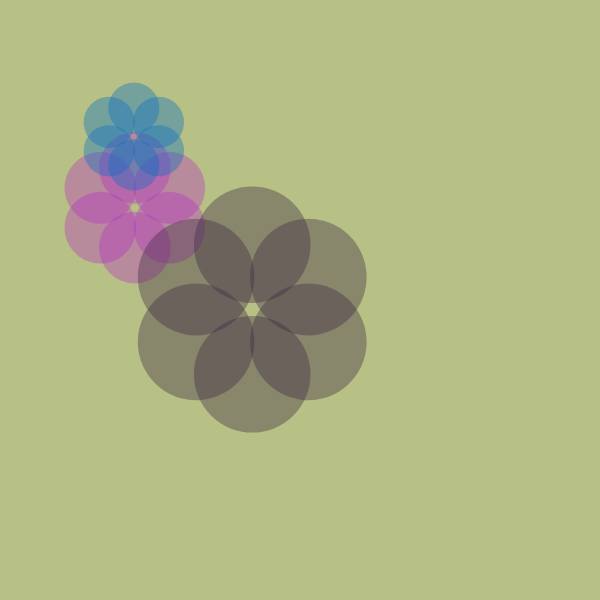
Frame 1 (no input)
Frame 60 (no input): identical to frame 1, image omitted
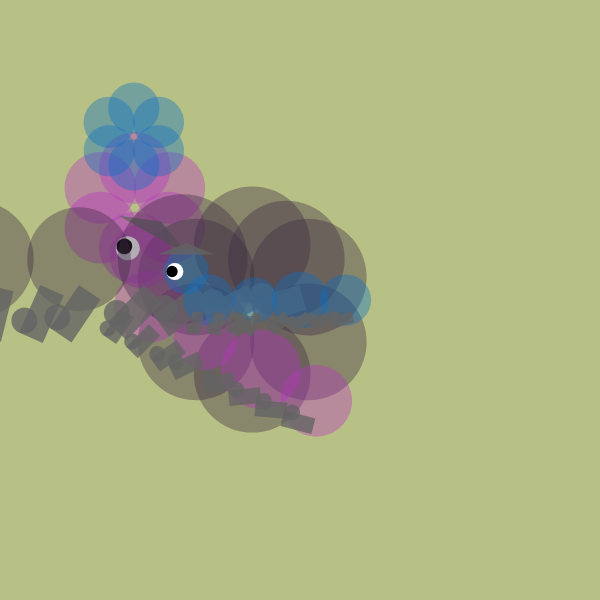
Frame 120 (the mouse pressed at the canvas centre since frame 60)

The p5.js sketch that drew these frames (run headless with seeded random() and noise() and a simulated clock; from frame 60 on, the mouse is pressed at the canvas centre):

// p5.js sketch
// ── sketch.js
let deg = 0;
let speed = [];
let degArray = [
  deg,
  deg - 10,
  deg - 20,
  deg - 30,
  deg - 40,
  deg - 50,
  deg - 60,
  deg - 70,
];
let movingX = 200;
for (i = 0; i <= 7; i += 1) {
  speed[i] = 1;
}
let creatureRotate = 0;
let creatureColor = [];
let totalAmount = 3;

let flowerX = [];
let flowerY = [];

let creatureSize = [];


function setup() {
  createCanvas(600, 600);

  for (creatureN = 0; creatureN < totalAmount; creatureN++) {
    creatureColor[creatureN] = color(
      random(255),
      random(255),
      random(255),
      100
    );

    flowerX[creatureN] = random(100, 300);
    flowerY[creatureN] = random(100, 300);

    creatureSize[creatureN] = random(0.5, 1.5);
  }

  bgColor = color(random(100, 200), random(100, 200), random(100, 200));
}

function draw() {
  background(bgColor);
  //draw flowers
  for (creatureN = 0; creatureN < totalAmount; creatureN++) {
    drawFlower(
      flowerX[creatureN],
      flowerY[creatureN],
      creatureColor[creatureN],
      creatureSize[creatureN]
    );
  }

  //draw creatures when mouse is pressed
  if (mouseIsPressed == true) {
    //rotating creature

    push();
    translate(width / 2, height / 2);
    rotate(radians(creatureRotate));
    creatureRotate = creatureRotate + 0.5;
    drawCreature(0, 100, creatureSize[0], creatureColor[0]);

    pop();

    //horizontal moving
    drawCreature(movingX, 200, creatureSize[1], creatureColor[1]);
    movingX = movingX - 1;
    if (movingX < -200) {
      movingX = 1500;
    }

    //mouseControl
    push();
    translate(mouseX, mouseY);
    drawCreature(0, 0, creatureSize[2], creatureColor[2]);
    if (mouseIsPressed == true) {
    }

    pop();

    //  push();
    // fill(bgColor);
    // rect(0, 0, 600, 600);
    // pop();
  }

  // drawCreature(width/2,height/2,1,color(0,100,0,100));
}

function drawCreature(x, y, size, creatureColor) {
  push();
  scale(size);
  push();
  translate(x, y);
  noStroke();
  fill(creatureColor);

  //the body
  circle(-80, 0, 80);
  circle(0, 0, 100);
  circle(-160, 0, 90);
  circle(80, 0, 90);

  //the head
  circle(-200, -50, 80);

  //draw the hat
  fill(100, 200);
  triangle(-200, -100, -250, -80, -150, -80);

  //draw shoes
  drawShoes(-190, 20, degArray[0]);
  drawShoes(-150, 20, degArray[1]);
  drawShoes(-110, 20, degArray[2]);
  drawShoes(-80, 20, degArray[3]);
  drawShoes(-30, 20, degArray[4]);
  drawShoes(10, 20, degArray[5]);
  drawShoes(50, 20, degArray[6]);
  drawShoes(90, 20, degArray[7]);

  for (i = 0; i <= 7; i += 1) {
    degArray[i] = degArray[i] + speed[i];
    if (degArray[i] < -90 || degArray[i] > 90) {
      speed[i] = -speed[i];
    }
  }
  //draw eyes
  fill(255);
  circle(-220, -50, 30);
  fill(0);
  circle(-225, -50, 20);

  pop();
  pop();
}

function drawShoes(upleftX, upleftY, degree) {
  push();
  translate(upleftX, upleftY);
  rotate(radians(degree));
  rect(0, 0, 20, 40);
  circle(0, 30, 20);

  pop();
}

function drawFlower(flowerX, flowerY, fColor, fSize) {
  push();
  scale(fSize);
  push();
  noStroke();
  fill(fColor);
  translate(flowerX, flowerY);
  for (let fDeg = 0; fDeg < 360; fDeg += 60) {
    push();
    rotate(radians(fDeg));
    ellipse(0, -50, 90, 90);
    pop();
  }
  pop();
  pop();
}

// ── intro.html
<!DOCTYPE html>
<html lang="en">
<head>
    <meta charset="UTF-8">
    <meta http-equiv="X-UA-Compatible" content="IE=edge">
    <meta name="viewport" content="width=device-width, initial-scale=1.0">
    <title>introduction</title>
    <link rel="stylesheet" type="text/css" href="style.css">
    <link href="https://fonts.googleapis.com/css2?family=Caveat&family=Megrim&display=swap" rel="stylesheet">
</head>
<body >
    <h1>INTRODUCTION </h1>
    <div id="introduction"><h2>My imaginative creature is a kind of worm that form its body by taking the petal of flowers. <br></br>When the mouse is clicked, the creatures will come out, with their bodies’ color and size of the circle components the same as the flowers that “bear” them. <br></br>When restarted, the colors, size, and position of the flowers will change, and those parameters of the worms will change accordingly. <br></br>The worms have three kinds of moving forms: rotating, linear moving, moving according to the mouse position. <br></br>To make the worms move in a lively way, the legs are consistently rotating, and each shoes’ rotation is slightly different from the beside legs.</p></div>
    
    <div  id="button2">
        <a  href="index.html" class="return">back to the project</a>
    </div>
 
      
  
</body>
</html>
// ── style.css



* {
  box-sizing: border-box;
}
html{
  margin: 0;
  padding: 0;
background-color:#2A8080;
}
body{
  width:700px;
  margin:0 auto;
  }

.button {
  position: fixed;
  top:40%;
  right:200px;
  font-family: 'Lucida Sans', 'Lucida Sans Regular', 'Lucida Grande', 'Lucida Sans Unicode', Geneva, Verdana, sans-serif;
  background-color:#B1D8D4;
  border: none;
  color: white;
  padding: 15px 32px;
  text-align: center;
  text-decoration: none;
  display: inline-block;
  font-size: 16px;
  margin: 4px 2px;
  cursor: pointer;
  border-radius: 15px;
}
.button:hover{
  position: fixed;
  top:40%;
  right:200px;
  font-family: 'Lucida Sans', 'Lucida Sans Regular', 'Lucida Grande', 'Lucida Sans Unicode', Geneva, Verdana, sans-serif;
  background-color:white;
  border: none;
  color:#2A8080;
  padding: 15px 32px;
  text-align: center;
  text-decoration: none;
  display: inline-block;
  font-size: 16px;
  margin: 4px 2px;
  cursor: pointer;
  border-radius: 15px;
}

#instruction{
  top:50%;
text-align: center;
position:fixed;
width: 200px;
height: 200px;
right: 200px;
border-radius: 200px;
background-color: #AFBEA7;
padding-top: 50px;

}


#introduction{
width:600px;
margin:0 auto;
}


/* div: hover{
background-color:white;
} */


body{
width:700px;
margin:0 auto;
}


.top{
margin:5px;
padding:0px;
width:500px;
margin: 0 auto;
}




h1{
  margin-bottom: 0;
  padding: 0%;
  border:0px;
  font-size:70px;
  font-weight: bold;
  color: white;
  text-align: center;
  font-family: 'Megrim', cursive;

}
h2{
  color:white;
  font-family: 'Caveat', cursive;
  text-align: center;
  font-size: 25px;
}

h3{
  font-size:20px;
  color: white;
  text-align:right;
  font-family: 'Megrim', cursive;
}

p{
  font-family: 'Lucida Sans', 'Lucida Sans Regular', 'Lucida Grande', 'Lucida Sans Unicode', Geneva, Verdana, sans-serif;
  color: aliceblue;
  font-size: 20px;
}

#myContainer{
  margin: 0 auto;
  /* position:absolute; */
  left: 200px;
  top: 200px;
  margin-top: 50px;
}



.return{
  /* background-color:#B1D8D4;
  border: none;
  color: white;
  padding: 100px 100px;
  border-radius: 100px;
  text-align: center;
  
  display: inline-block;
  font-size: 16px;
  margin: 4px 2px;
  cursor: pointer;
  border-radius: 15px;
  */
  
  color: white;
  text-decoration: none;
  text-align: center;
  font-family: 'Lucida Sans', 'Lucida Sans Regular', 'Lucida Grande', 'Lucida Sans Unicode', Geneva, Verdana, sans-serif;
  background-color:#B1D8D4;
position: fixed;
top: 200px;
left:100px;
padding: 15px 32px;
text-align: center;
border-radius: 15px;
}

  

.return:hover{
  color:#2A8080;
  font-family: 'Lucida Sans', 'Lucida Sans Regular', 'Lucida Grande', 'Lucida Sans Unicode', Geneva, Verdana, sans-serif;
  background-color:white;
position: fixed;
top: 200px;
left:100px;
padding: 15px 32px;
text-align: center;
border-radius: 15px;
}
